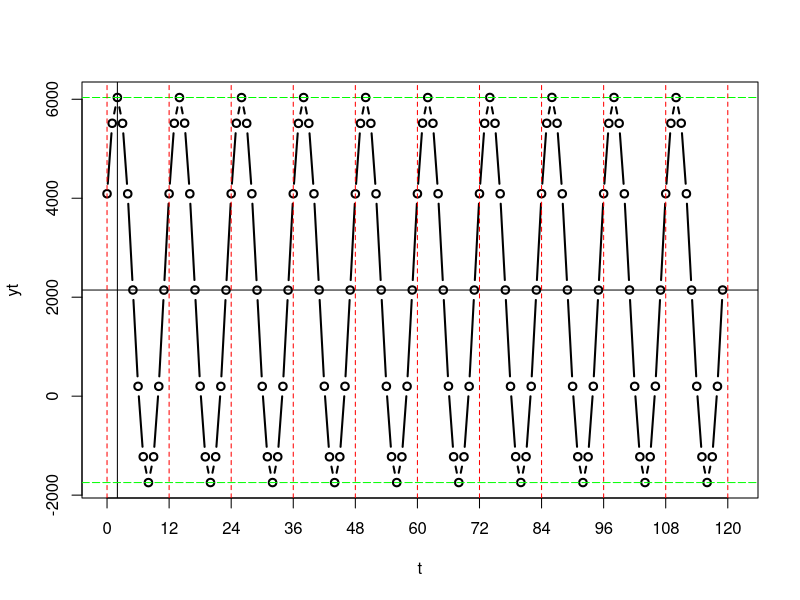

Recreate this plot in R.
rm(list=ls(all=TRUE))         # start clean
twoOsc <- FALSE               # allow for two overlapping oscilations
atanFnc <- FALSE              # evaluate atan functions
ampPhase <- function(mod, cosStr, sinStr, period){
  #############################################################
  ## Objective: Calculates amplitude and phase shift based on
  ##            sin and cos terms. Evaluates standard errors
  ##            and confidence intervals by car::delta-method
  ## Input:
  ## mod        model object (lm or glm)
  ## cosStr     name of cos-term as string in the model object
  ## sinStr     name of sin-term as string in the model object
  ## period     numeric length of a full period in # of obs.
  #############################################################
  
  if ( !is.character(cosStr) ) stop("cosStr must be entered as string")
  if ( !is.character(sinStr) ) stop("sinStr must be entered as string")

  ## Standard error of amplitude
  amplitudeSe <- car::deltaMethod(mod, paste0("sqrt(",cosStr,"^2+",sinStr,"^2)"))
  
  ## Standard error of phase shift
  atanStr <- paste0("atan(",sinStr,"/",cosStr,")")

  if (mod$coefficients[cosStr] > 0 & mod$coefficients[sinStr] > 0)
    phaseSe <- car::deltaMethod(mod, paste0(atanStr,"*",period,"/(2*pi)"))
  if (mod$coefficients[cosStr] < 0)
    phaseSe <- car::deltaMethod(mod, paste0("(",atanStr,"+pi)*",period,"/(2*pi)"))
  if (mod$coefficients[cosStr] > 0 & mod$coefficients[sinStr] < 0)
    phaseSe <- car::deltaMethod(mod,paste0("(",atanStr,"+2*pi)*",period,"/(2*pi)"))

  fourierResult <- rbind(amplitudeSe,phaseSe)
  row.names(fourierResult) <- c("Amplitude:","Phase Shift:")
  return(fourierResult)
}

##
## Build a periodic time series to explore its properties
## Remember: cos(0)=1, cos(pi/2)= 0, cos(pi)=-1 and cos(3*pi/2)=0
##
yrs <- 10                     # number of years
t <- seq(0, (yrs*12)-1, by=1) # monthly time index. Note: Jan=0 and Dec=11
avg <- 2145                     # overall average

## Parameters of 1st oscilation
lambda1 <- 1/12               # frequency for annual cycle consisting of 12 month
amplitude1 <- 3891              # annual up- and down-swing around the average, here zero
phaseShift1 <- 2              # peak of the oscillation at the each phaseShift's observation

## Parameters of 2nd oscilation
lambda2 <- 1/6
amplitude2 <- 10
phaseShift2 <- 3

## Function of oscillating time series with random error term
yt <- avg + amplitude1 * cos(2*pi*lambda1*(t - phaseShift1)) + rnorm(length(t),0,1)
if (twoOsc) yt <- yt + amplitude2 * cos(2*pi*lambda2*(t - phaseShift2))

## Plot time series
plot(yt~t,type="b", lwd=2, xlim=c(0,yrs*12+1), xaxt="n")
axis(1, at=c(0,12,24,36,48,60,72,84,96,108,120))
abline(h=avg, v=phaseShift1, lwd=1)                            # reference line
abline(h=c(avg-amplitude1,avg+amplitude1), col="green", lty=5) # amplitude
abline(v=c(0,12,24,36,48,60,72,84,96,108,120), lty=2, col="red")                # mark January of each year

## Generate time-dependent cos and sin proxy variable
yCos1 <- cos(t*lambda1*2*pi)
ySin1 <- sin(t*lambda1*2*pi)

yCos2 <- cos(t*lambda2*2*pi)
ySin2 <- sin(t*lambda2*2*pi)

## Estimate model
yrs.lm <- lm(yt~yCos1+ySin1)
if (twoOsc) yrs.lm <- lm(yt~yCos1+ySin1+yCos2+ySin2)
summary(yrs.lm)
car::vif(yrs.lm)

## Calculate phaseShift and amplidute. Input has to be period length (i.e., 1/lambda)
round(ampPhase(yrs.lm, "yCos1", "ySin1", 12), 2)
if (twoOsc) round(ampPhase(yrs.lm, "yCos2", "ySin2", 1/lambda2), 2)

## Non-linear least squares estimation of first wave
ytDf <- data.frame(yt,t)
yrs.nls <- nls(yt~b0+b1*cos(2*pi*1/12*(t-phase)), data=ytDf,
               start=list(b0=60, b1=15, phase=8))
summary(yrs.nls)

if (atanFnc){
## Evaluation atan and atan2 functions
  r <- seq(0, 2*pi, length.out=1000)
  yCos <- cos(r)
  ySin <- sin(r)
  
  plot(r, atan(ySin/yCos), asp=1, pch=".", 
       main="'atan' function")
  abline(h=c(-pi/2,0,pi/2),v=c(0,pi,2*pi), lty=3)
  
  plot(r, atan2(ySin,yCos), xlim=c(0,2*pi), pch=".", asp=1, 
       main="'atan2' function")
  abline(h=c(-pi,0,pi),v=c(0,pi,2*pi), lty=3)
}
